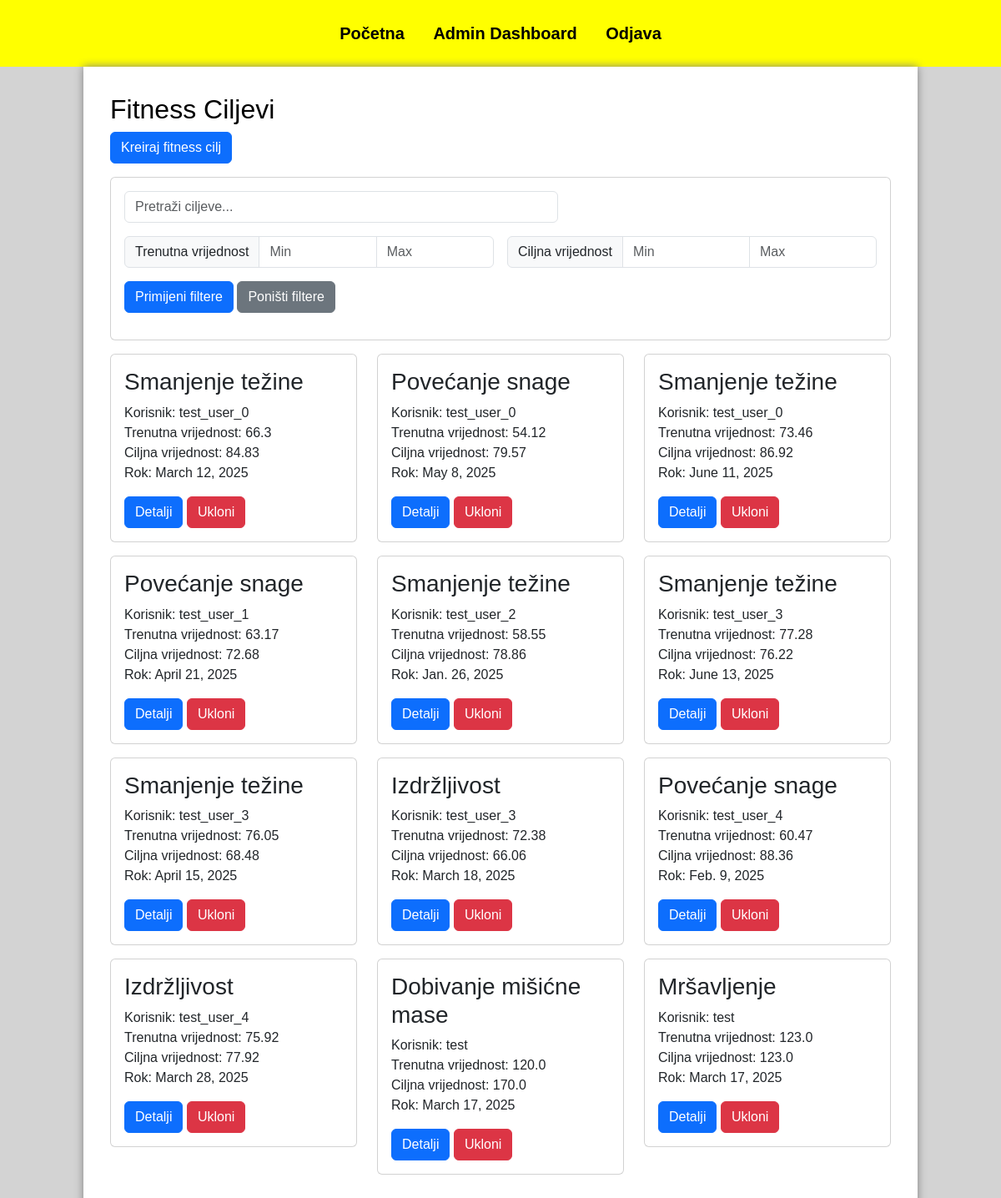
The page /ciljevi/ (signed in) on the database its author committed.
### main/models.py (models this page shows, shortened)
class FitnessCilj(models.Model):
    FITNESS_CILJ = [
        ('Mršavljenje', 'Mršavljenje'),
        ('Dobivanje mišićne mase', 'Dobivanje mišićne mase'),
        ('Izdržljivost', 'Izdržljivost'),
        ('Fleksibilnost', 'Fleksibilnost'),
        ('Snaga', 'Snaga'),
        ('Brzina', 'Brzina')
    ]
    korisnik = models.ForeignKey(KorisnickiProfil, on_delete=models.CASCADE, related_name="fitness_ciljevi")
    naziv_cilja = models.CharField(max_length=255, choices=FITNESS_CILJ)
    ciljna_vrijednost = models.FloatField(default=0, help_text="(npr. ciljna težina, udaljenost ili broj ponavljanja)")
    trenutna_vrijednost = models.FloatField(default=0)
    rok = models.DateField()

class KorisnickiProfil(models.Model):
    korisnik = models.OneToOneField(User, on_delete=models.CASCADE)
    godine = models.PositiveIntegerField()
    visina = models.FloatField(help_text="Visina u cm")
    tezina = models.FloatField(help_text="Težina u kg")
    opis = models.TextField(blank=True, null=True)

### main/views.py (the view)
# urls.py: path('ciljevi/', FitnessCiljListView.as_view(), name='cilj-list'),
class FitnessCiljListView(LoginRequiredMixin, ListView):
    model = FitnessCilj
    template_name = 'main/fitness_cilj_list.html'
    context_object_name = 'ciljevi'
    def get_queryset(self):
        queryset = super().get_queryset()
        if self.request.user.is_staff:
            pass
        else:
            queryset = queryset.filter(korisnik__korisnik=self.request.user)
        search_query = self.request.GET.get('search', '')
        min_ciljna = self.request.GET.get('min_ciljna')
        max_ciljna = self.request.GET.get('max_ciljna')
        min_trenutna = self.request.GET.get('min_trenutna')
        max_trenutna = self.request.GET.get('max_trenutna')
        if search_query:
            queryset = queryset.filter(naziv_cilja__icontains=search_query)
        if min_ciljna:
            queryset = queryset.filter(ciljna_vrijednost__gte=min_ciljna)
        if max_ciljna:
            queryset = queryset.filter(ciljna_vrijednost__lte=max_ciljna)
        if min_trenutna:
            queryset = queryset.filter(trenutna_vrijednost__gte=min_trenutna)
        if max_trenutna:
            queryset = queryset.filter(trenutna_vrijednost__lte=max_trenutna)
        return queryset
    def get_context_data(self, **kwargs):
        context = super().get_context_data(**kwargs)
        context['min_ciljna'] = self.request.GET.get('min_ciljna', '')
        context['max_ciljna'] = self.request.GET.get('max_ciljna', '')
        context['min_trenutna'] = self.request.GET.get('min_trenutna', '')
        context['max_trenutna'] = self.request.GET.get('max_trenutna', '')
        return context

### templates/main/fitness_cilj_list.html (shortened to what this page needs)
{% extends 'base.html' %}
{% block content %}
<h2>Fitness Ciljevi</h2>
<a href="{% url 'create-fitness-goal' %}" class="btn btn-primary mb-3">Kreiraj fitness cilj</a>
<div class="card mb-3">
    <div class="card-body">
        <form method="get" class="mb-3">
            <div class="row g-3">
                <div class="col-md-7">
                    <input type="text" name="search" class="form-control" placeholder="Pretraži ciljeve..." value="{{ request.GET.search }}">
                </div>
                <div class="col-md-6">
                    <div class="input-group">
                        <span class="input-group-text">Trenutna vrijednost</span>
                        <input type="number" name="min_trenutna" class="form-control" placeholder="Min" value="{{ min_trenutna }}">
                        <input type="number" name="max_trenutna" class="form-control" placeholder="Max" value="{{ max_trenutna }}">
                    </div>
                </div>
                <div class="col-md-6">
                    <div class="input-group">
                        <span class="input-group-text">Ciljna vrijednost</span>
                        <input type="number" name="min_ciljna" class="form-control" placeholder="Min" value="{{ min_ciljna }}">
                        <input type="number" name="max_ciljna" class="form-control" placeholder="Max" value="{{ max_ciljna }}">
                    </div>
                </div>
                <div class="col-12">
                    <button type="submit" class="btn btn-primary">Primijeni filtere</button>
                    <a href="{% url 'cilj-list' %}" class="btn btn-secondary">Poništi filtere</a>
                </div>
            </div>
        </form>
    </div>
</div>
<div class="row">
    {% for cilj in ciljevi %}
    <div class="col-md-4 mb-3">
        <div class="card">
            <div class="card-body">
                <h3 class="card-title">{{ cilj.naziv_cilja }}</h3>
                <p class="card-text">
                    Korisnik: {{ cilj.korisnik.korisnik.username }}<br>
                    Trenutna vrijednost: {{ cilj.trenutna_vrijednost }}<br>
                    Ciljna vrijednost: {{ cilj.ciljna_vrijednost }}<br>
                    Rok: {{ cilj.rok }}
                </p>
                <a href="{% url 'cilj-detail' cilj.pk %}" class="btn btn-primary">Detalji</a>
                {% if request.user == cilj.korisnik.korisnik or request.user.is_staff %}
                <form method="post" action="{% url 'ukloni-cilj' cilj.pk %}" style="display:inline;">
                    <button type="submit" class="btn btn-danger" onclick="return confirm('Jeste li sigurni da želite ukloniti ovaj cilj?');">
                        Ukloni
                    </button>
                </form>
                {% endif %}
            </div>
        </div>
    </div>
    {% empty %}
    <div class="col-12">
        <p>Nema pronađenih ciljeva.</p>
    </div>
    {% endfor %}
</div>
{% endblock %}

### templates/base.html (shortened to what this page needs)
<!DOCTYPE html>
<html lang="hr">
<head>
    <link href="https://cdn.jsdelivr.net/npm/bootstrap@5.3.3/dist/css/bootstrap.min.css" rel="stylesheet">
</head>
<body>
    <nav>
        <a href="{% url 'home' %}">Početna</a>
        {% if user.is_authenticated %}
            {% if user.is_staff %}
                <a href="{% url 'admin_dashboard' %}">Admin Dashboard</a>
            {% endif %}
            <form method="post" action="{% url 'logout' %}" style="display: inline;">
                <a href="#" onclick="this.parentNode.submit(); return false;">Odjava</a>
            </form>
        {% else %}
            <a href="{% url 'login' %}">Prijava</a>
            <a href="{% url 'register' %}">Registracija</a>
        {% endif %}
    </nav>
    <div class="container">
        {% block content %}
        {% endblock %}
    </div>
</body>
</html>

### templates/base.html (style rules this page uses)
body { font-family: Arial, sans-serif; margin: 0; padding: 0; background-color: lightgray; color: black; }
nav { background-color: yellow; color: white; padding: 25px; text-align: center; }
nav a { font-size: 20px; color: black; text-decoration: none; margin: 0 15px; font-weight: bold; }
.container { padding: 32px; max-width: 1000px; margin: auto; background: white; box-shadow: 0 0 10px gray; }

### rows shown on the page
FitnessCilj: naziv_cilja "Smanjenje težine", korisnik.korisnik.username "test_user_0", trenutna_vrijednost "66.3", ciljna_vrijednost "84.83", rok "March 12, 2025", shows "Ukloni"
FitnessCilj: naziv_cilja "Povećanje snage", korisnik.korisnik.username "test_user_0", trenutna_vrijednost "54.12", ciljna_vrijednost "79.57", rok "May 8, 2025", shows "Ukloni"
FitnessCilj: naziv_cilja "Smanjenje težine", korisnik.korisnik.username "test_user_0", trenutna_vrijednost "73.46", ciljna_vrijednost "86.92", rok "June 11, 2025", shows "Ukloni"
FitnessCilj: naziv_cilja "Povećanje snage", korisnik.korisnik.username "test_user_1", trenutna_vrijednost "63.17", ciljna_vrijednost "72.68", rok "April 21, 2025", shows "Ukloni"
FitnessCilj: naziv_cilja "Smanjenje težine", korisnik.korisnik.username "test_user_2", trenutna_vrijednost "58.55", ciljna_vrijednost "78.86", rok "Jan. 26, 2025", shows "Ukloni"
FitnessCilj: naziv_cilja "Smanjenje težine", korisnik.korisnik.username "test_user_3", trenutna_vrijednost "77.28", ciljna_vrijednost "76.22", rok "June 13, 2025", shows "Ukloni"
FitnessCilj: naziv_cilja "Smanjenje težine", korisnik.korisnik.username "test_user_3", trenutna_vrijednost "76.05", ciljna_vrijednost "68.48", rok "April 15, 2025", shows "Ukloni"
FitnessCilj: naziv_cilja "Izdržljivost", korisnik.korisnik.username "test_user_3", trenutna_vrijednost "72.38", ciljna_vrijednost "66.06", rok "March 18, 2025", shows "Ukloni"
FitnessCilj: naziv_cilja "Povećanje snage", korisnik.korisnik.username "test_user_4", trenutna_vrijednost "60.47", ciljna_vrijednost "88.36", rok "Feb. 9, 2025", shows "Ukloni"
FitnessCilj: naziv_cilja "Izdržljivost", korisnik.korisnik.username "test_user_4", trenutna_vrijednost "75.92", ciljna_vrijednost "77.92", rok "March 28, 2025", shows "Ukloni"
FitnessCilj: naziv_cilja "Dobivanje mišićne mase", korisnik.korisnik.username "test", trenutna_vrijednost "120.0", ciljna_vrijednost "170.0", rok "March 17, 2025", shows "Ukloni"
FitnessCilj: naziv_cilja "Mršavljenje", korisnik.korisnik.username "test", trenutna_vrijednost "123.0", ciljna_vrijednost "123.0", rok "March 17, 2025", shows "Ukloni"
